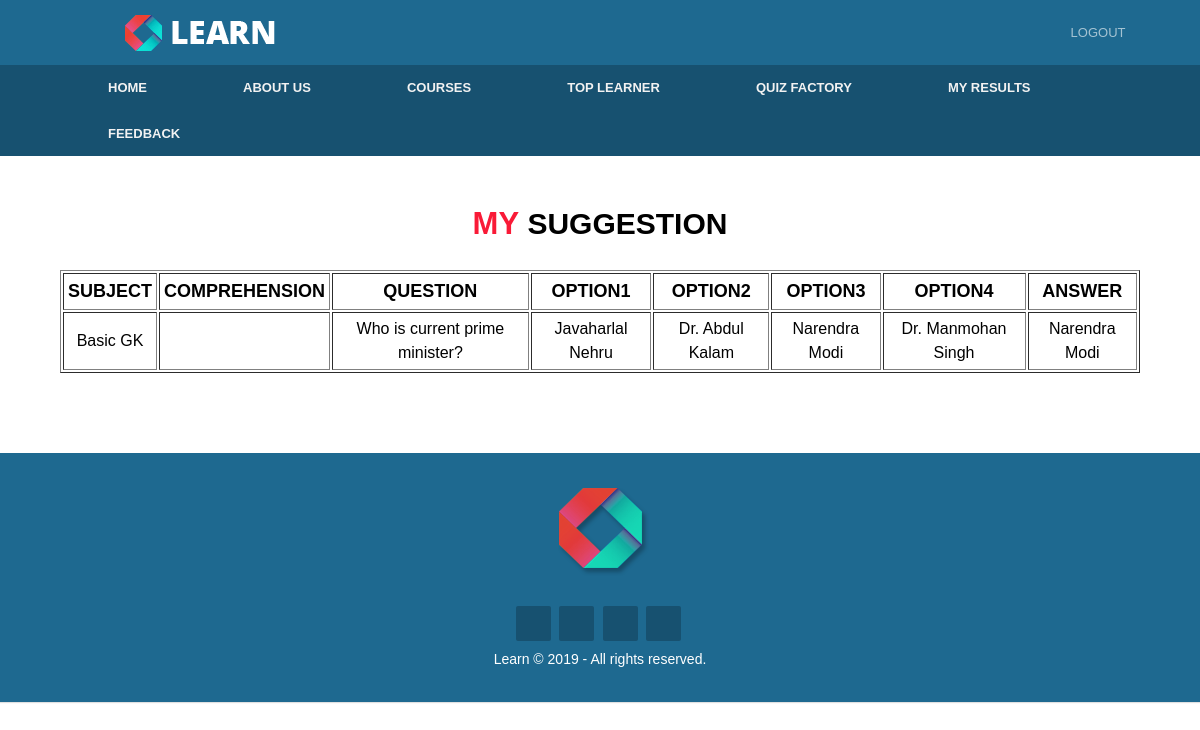
Page /showquiz.php (signed in) on the committed database.
### tables this page shows
CREATE TABLE `suggest_qz` (
  `username` varchar(30) NOT NULL,
  `sub_id` int(11) NOT NULL,
  `compr` varchar(5000) NOT NULL,
  `ques` varchar(1000) NOT NULL,
  `op1` varchar(100) NOT NULL,
  `op2` varchar(100) NOT NULL,
  `op3` varchar(100) NOT NULL,
  `op4` varchar(100) NOT NULL,
  `solution` varchar(5000) NOT NULL
);

CREATE TABLE `sub_subject` (
  `id` int(11) NOT NULL,
  `sub_id` int(11) NOT NULL,
  `name` varchar(30) NOT NULL
);

### showquiz.php (the view, shortened to what this page needs)
<?php
	include_once("header.php");
  	include_once("config.php");
  	if(!isset($_SESSION['username']))
	{
		header("location:login.php");
	}
	else
	{
		$qry="select s.*,u.name as name from suggest_qz s join sub_subject u on s.sub_id=u.id where s.username ='".$_SESSION['username']."'";
		$result=mysqli_query($conn,$qry);
		if(mysqli_num_rows($result)>0)
		{
?>
<section class="datatable">
<div class="container">
    <h1><span class="highlight">MY</span> SUGGESTION</h1><br>
    <table border="1"width="100%">
        <tr>
            <th>SUBJECT</th>
            <th>COMPREHENSION</th>
            <th>QUESTION</th>
            <th>OPTION1</th>
            <th>OPTION2</th>
            <th>OPTION3</th>
            <th>OPTION4</th>
            <th>ANSWER</th>
            </tr>
        <?php
            while($row=mysqli_fetch_assoc($result))
            {
        ?>
        <tr>
            <td><?php echo $row["name"] ?></td>
            <td><?php echo $row["compr"]; ?></td>
            <td><?php echo $row["ques"]; ?></td>
            <td><?php echo $row["op1"]; ?></td>
            <td><?php echo $row["op2"]; ?></td>
            <td><?php echo $row["op3"]; ?></td>
            <td><?php echo $row["op4"]; ?></td>
            <td><?php echo $row["solution"]; ?></td>
         </tr>
        <?php
            }
        }
        else
        {
            echo "<script>alert('Can't Load Subjects')</script>";
        }
    } ?>
    </table>
</div>
</section>
<?php
  include_once("footer.php");
?>

### css/style.css (style rules this page uses)
* { box-sizing: border-box; margin: 0; padding: 0; }
body { font-family: Arial, Helvetica, sans-serif; font-size: 15px; line-height: 1.5; }
.container { width: 90%; margin: auto; overflow: hidden; }
h1 .highlight { font-size: 31px; color: #f91a37; font-weight: bold; }
h1 { font-size: 30px; text-align: center; margin-top: 15px; }
.datatable { margin-top: 30px; padding-bottom: 30px; text-align: center; }
.datatable h1 { text-align: center; }
table tr th { border-collapse: collapse; padding: 4px; font-size: 18px; }
table tr td { text-align: center; padding: 4px; font-size: 16px; }

### rows in the picture
suggest_qz: sub_subject.name "Basic GK", ques "Who is current prime minister?", op1 "Javaharlal Nehru", op2 "Dr. Abdul Kalam", op3 "Narendra Modi", op4 "Dr. Manmohan Singh", solution "Narendra Modi"
